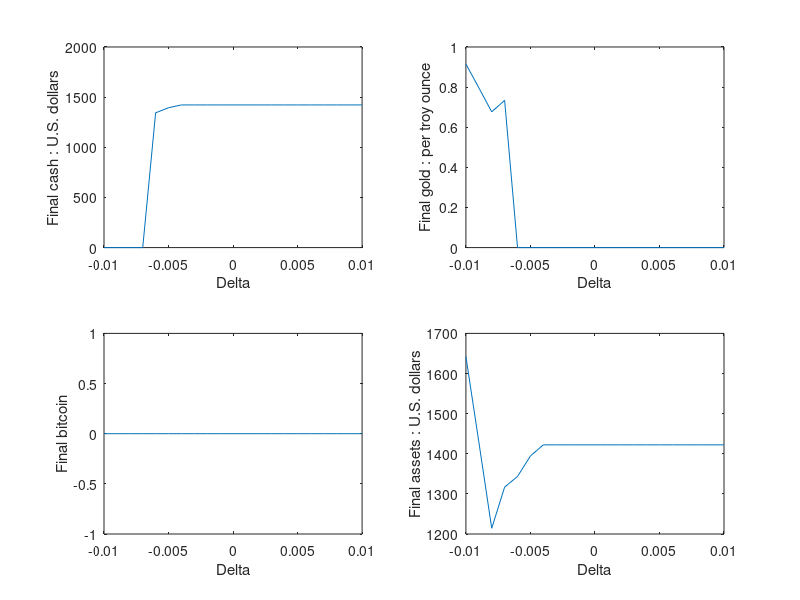
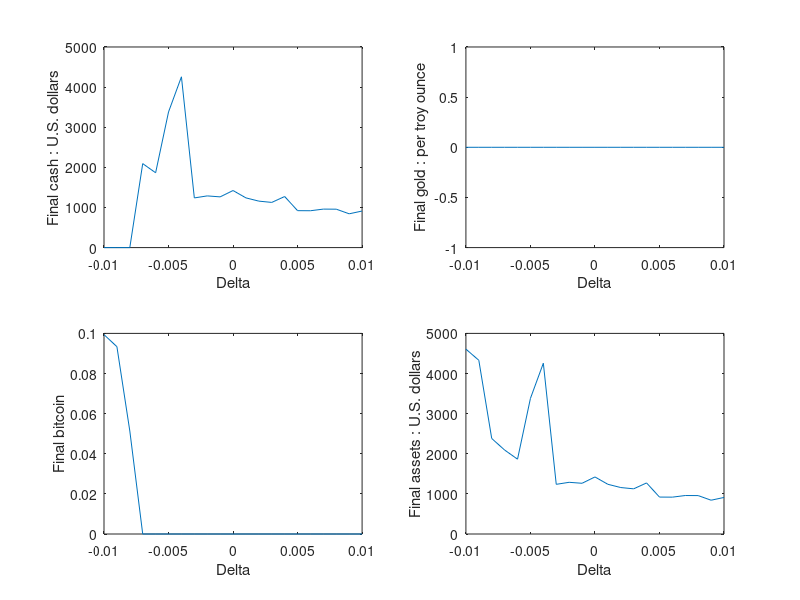

These charts were generated, in order, by the following MATLAB code:
clear;clc;tic;
bite=load('bite.mat').ttstar;bite(1827)=[];
hj=load('gold.mat').ttstar;hj(1827)=[];
BG=load('bg.mat').BG;HG=load('resultnew.mat').HG;
HB=load('resultnew.mat').HB;
%%%%%%%%%%%%%%%%%%%%
delta=-0.01:0.001:0.01;
figure(1);%Influence of gold transaction disturbance
subplot(2,2,1);
plot(delta,HG(:,1));
xlabel('Delta');ylabel('Final cash : U.S. dollars');
subplot(2,2,2);plot(delta,HG(:,2));
xlabel('Delta');ylabel('Final gold : per troy ounce');
subplot(2,2,3);plot(delta,HG(:,3));
xlabel('Delta');ylabel('Final bitcoin');
subplot(2,2,4);plot(delta,HG(:,4));
xlabel('Delta');ylabel('Final assets : U.S. dollars');
%%%%%%%%%%%%%%%%%%%
figure(2);%Influence of bitcoin transaction disturbance
subplot(2,2,1);plot(delta,HB(:,1));
xlabel('Delta');ylabel('Final cash : U.S. dollars');
subplot(2,2,2);plot(delta,HB(:,2));
xlabel('Delta');ylabel('Final gold : per troy ounce');
subplot(2,2,3);plot(delta,HB(:,3));
xlabel('Delta');ylabel('Final bitcoin');
subplot(2,2,4);plot(delta,HB(:,4));
xlabel('Delta');ylabel('Final assets : U.S. dollars');